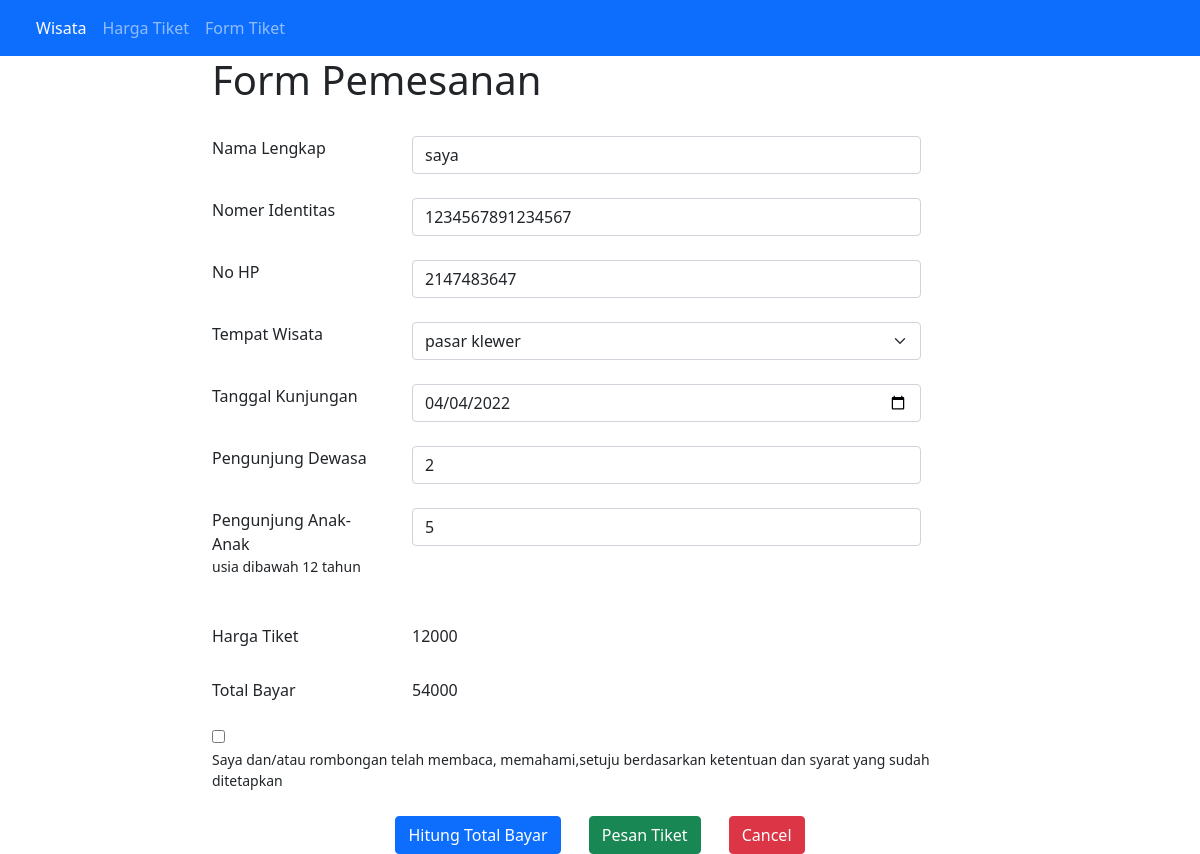
/form.php?id=30, run on the app's committed database.
### tables this page shows
CREATE TABLE `form` (
  `id_tiket` int(20) NOT NULL,
  `nama_lengkap` varchar(50) NOT NULL,
  `nomer_identitas` bigint(16) NOT NULL,
  `no_hp` int(13) NOT NULL,
  `tempat_wisata` varchar(50) NOT NULL,
  `tanggal_kunjungan` date NOT NULL,
  `pengunjung_dewasa` int(10) NOT NULL,
  `pengunjung_anak` int(10) NOT NULL,
  `harga_tiket` int(255) NOT NULL,
  `total_bayar` int(255) NOT NULL
);

### form.php (the view, shortened to what this page needs)
<!DOCTYPE html>
<html lang="en">
<head>
    <link href="https://cdn.jsdelivr.net/npm/bootstrap@5.1.3/dist/css/bootstrap.min.css" rel="stylesheet">
    <link rel="stylesheet" type="text/css" href="index.css">
</head>
<body>
<?php
        include 'navbar.php';
        include 'koneksi.php';
        if(@$_GET['id']){
            $id_tiket = $_GET['id'];
            $query = mysqli_query($koneksi, "SELECT*FROM form WHERE id_tiket ='$id_tiket'");
            $form = mysqli_fetch_array($query);
        } else {
            $form['tempat_wisata'] = '';
        }
    ?>
<div class="container col-sm-8">
<form action="action-pesan.php" METHOD="POST">
<label class="col-sm-8 mb-4" ><h1>Form Pemesanan</h1></label>
    <div class="from-group row mb-4">
        <label for="nama_lengkap" class="col-sm-3">Nama Lengkap</label>
            <div class="col-sm-8">
                <input type="text" id="nama_lengkap" name="nama_lengkap" value="<?=@$form['nama_lengkap']?>" class="form-control" required>
            </div>
    </div>
    <div class="from-group row mb-4">
        <label for="no_identitas" class="col-sm-3">Nomer Identitas</label>
            <div class="col-sm-8">
                <input type="text" id="no_identitas"  name="no_identitas" value="<?=@$form['nomer_identitas']?>" class="form-control" required>
            </div>
    </div>
    <div class="from-group row mb-4">
        <label for="no_hp" class="col-sm-3">No HP</label>
            <div class="col-sm-8">
                <input type="text" id="no_hp" name="no_hp" value="<?=@$form['no_hp']?>" class="form-control" required>
            </div>
    </div>
    <div class="from-group row mb-4">
        <label  class="col-sm-3">Tempat Wisata</label>
            <div class="col-sm-8">
                <select id="pasar" class="form-select" name="tempat_wisata" onchange="myFunction(event)" aria-label="Default select example">
                    <option value="pasar klewer" <?php if ($form['tempat_wisata'] == 'pasar klewer') { echo 'selected'; }?>>pasar klewer</option>
                </select>
            </div>
    </div>
    <div class="from-group row mb-4">
        <label for="tanggal_kunjungan" class="col-sm-3">Tanggal Kunjungan</label>
            <div class="col-sm-8">
                <input type="date" id="tanggal_kunjungan" name="tanggal_kunjungan" value="<?=@$form['tanggal_kunjungan']?>" class="form-control" required>
            </div>
    </div>
    <div class="from-group row mb-4">
        <label for="pengunjung_dewasa" class="col-sm-3">Pengunjung Dewasa</label>
            <div class="col-sm-8">
                <input type="text" id="pengunjung_dewasa" name="pengunjung_dewasa" value="<?=@$form['pengunjung_dewasa']?>" class="form-control">
            </div>
    </div>
    <div class="from-group row mb-4">
        <label for="pengunjung_anak" class="col-sm-3">Pengunjung Anak-Anak <br><p class="small">usia dibawah 12 tahun</p></label>
            <div class="col-sm-8">
                <input type="text" id="pengunjung_anak" name="pengunjung_anak" value="<?=@$form['pengunjung_anak']?>" class="form-control">
            </div>
    </div>
    <div class="form-group mb-3 row">
        <label for="harga_tiket" class="col-sm-3 col-form-label">Harga Tiket</label>
            <div class="col-sm-8">
                <input id="hargaTiket" type="text" readonly class="form-control-plaintext" value="<?=@$form['harga_tiket']?>" id="harga_tiket"  name="harga_tiket" value="">
            </div>
    </div>
    <div class="form-group mb-3 row">
        <label for="total_bayar" class="col-sm-3 col-form-label">Total Bayar</label>
            <div class="col-sm-8">
                <input  type="text" readonly class="form-control-plaintext" id="total_bayar" value="<?=@$form['total_bayar']?>" name="total_bayar" value="">
            </div>
    </div>
    <div>
        <input type="checkbox" id="vehicle1" name="vehicle1" value="" required>
        <label class="small">Saya dan/atau rombongan telah membaca, memahami,setuju berdasarkan ketentuan dan syarat yang sudah ditetapkan</label>
    </div>
    <div class="form-group mt-4 text-center">
        <a onClick="hitung()" name="hitung()" class="btn btn-primary">Hitung Total Bayar</a>
        <button type="submit" class="btn btn-success mx-4 ">Pesan Tiket</button>
        <a href="form.php" name="reset" value="reset" class="btn btn-danger">Cancel</a>
    </div>
</div>
</body>
</html>

### data on the page
form: nama_lengkap "saya", no_identitas "1234567891234567", no_hp "2147483647", tempat_wisata "pasar klewer", tanggal_kunjungan "04/04/2022", pengunjung_dewasa "2", pengunjung_anak "5", harga_tiket "12000", total_bayar "54000"
